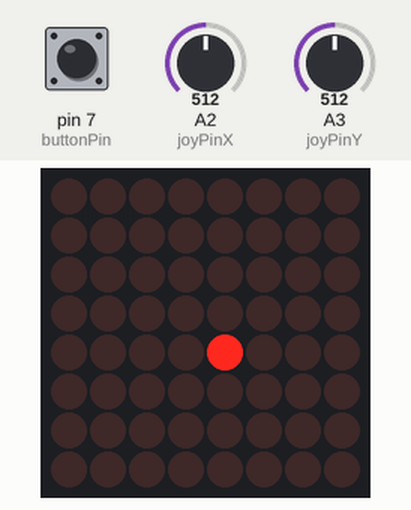
Simulated run of this sketch. Board: Arduino Uno, built with avr-gcc and run on an emulated ATmega328P. Shown: 8×8 LED matrix. The inputs (shaded band) are chosen by the test bench; at power-on: A2 (joyPinX) = 512, A3 (joyPinY) = 512, pin 7 (buttonPin) HIGH.

Above: at 1.2 s.
1.3 s: A2 (joyPinX) set to 716
At 1.9 s:
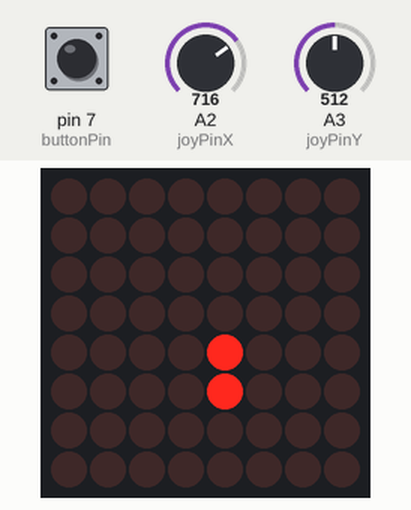
2.8 s: A3 (joyPinY) set to 716
At 3.1 s:
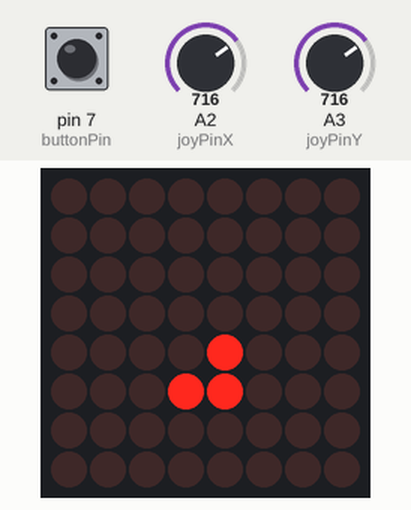
4.3 s: pin 7 (buttonPin) pulled LOW for 0.15 s
At 5.5 s:
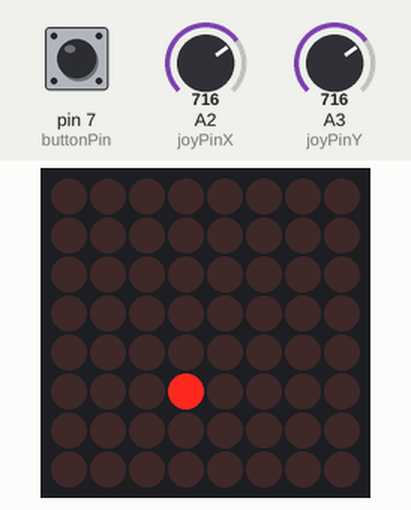
5.9 s: A2 (joyPinX) set to 900
At 6.7 s:
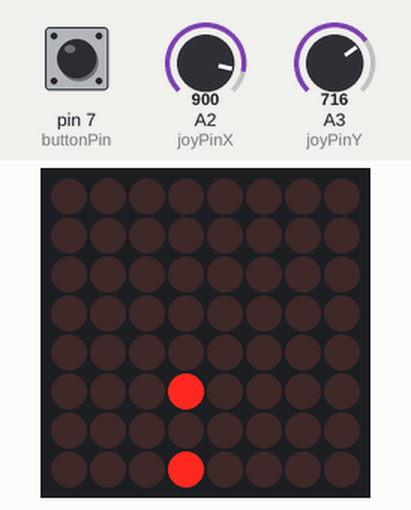
7.4 s: A3 (joyPinY) set to 900
At 7.9 s:
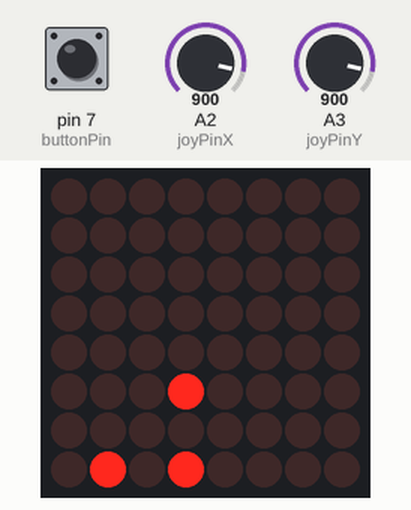
8.9 s: pin 7 (buttonPin) pulled LOW for 1 s
At 10.3 s:
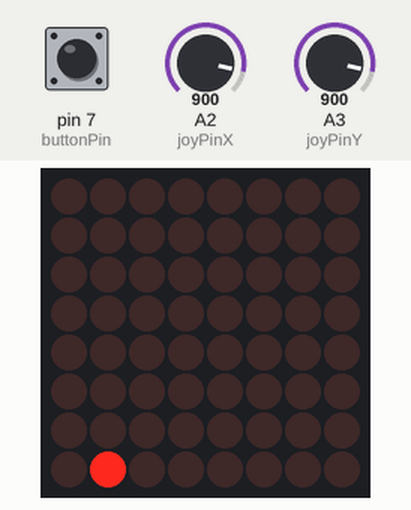
Timing chart, 0 to 11.9 s (numbered marks = the images above; inputs shaded):
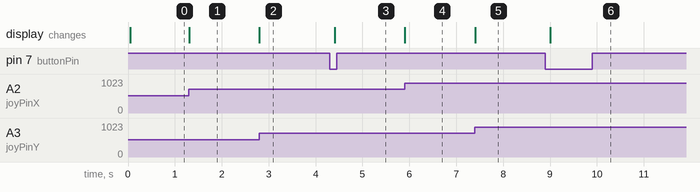

The sketch:

MatrixDemo_pennies.ino
```cpp
//We always have to include the library
#include "LedControl.h"

typedef enum {
  WRITE_MODE,
  ERASE_MODE
} w_e_enum;

/*
  Now we need a LedControl to work with.
 ***** These pin numbers will probably not work with your hardware *****
  pin 2 (12) is connected to the DataIn
  pin 3 (11) is connected to the CLK
  pin 4 (10) is connected to LOAD
  We have only a single MAX72XX.
*/
LedControl lc = LedControl(2, 3, 4, 1);

// we always wait a bit between updates of the display
unsigned long delaytime = 100;
unsigned long pM_0 = 0;
unsigned long pM_1 = 0;

// debounce
const byte buttonPin = 7;
int buttonState;             // the current reading from the input pin
int lastButtonState = HIGH;   // the previous reading from the input pin

boolean write_erase = WRITE_MODE;
// the following variables are unsigned long's because the time, measured in miliseconds,
// will quickly become a bigger number than can't be stored in an int.
unsigned long lastDebounceTime = 0;  // the last time the output pin was toggled
unsigned long debounceDelay = 50;    // the debounce time; increase if the output flickers

const byte joyPinX = A2;
const byte joyPinY = A3;

int lastX = 9;
int lastY = 9;

void setup()
{
  pinMode(buttonPin, INPUT_PULLUP);
  // The MAX72XX is in power-saving mode on startup, we have to do a wakeup call
  lc.shutdown(0, false);
  // Set the brightness to a medium values
  lc.setIntensity(0, 8);
  // and clear the display
  lc.clearDisplay(0);
}

void loop()
{
  unsigned long cM = millis();
  // x and y have to be in the range of 0 - 7
  int x, y;

  //  rows();
  //  columns();
  //  single();
  /*

    y   +-----------------+
    y   |A       B       C|
    y   |                 |
    y   |                 |
    y   |D       E       F|
    y   |                 |
    y   |                 |
    y   |                 |
    y   |G       H       I|
    y   +-----------------+
       xxxxxxxxxxxxxxxxxxx

          7 6 5 4 3 2 1 0
         0               0
         1               1
         2               2
         3               3
         4               4
         5               5
         6               6
         7               7
          7 6 5 4 3 2 1 0

           X, Y
       A = 7, 0
       B = 4, 0 or 3, 0
       C = 0, 0
       D = 4, 7 or 3, 7
       E = 4, 4; 4, 3; 3, 3; 3, 4
       F = 0, 3 or 0, 4
       G = 7, 7
       H = 4, 7 or 3, 7
       I = 0, 7
  */
  x = map(analogRead(joyPinX), 1023, 0, 7, 0);
  y = map(analogRead(joyPinY), 0, 1023, 7, 0);
  if (cM - pM_1 >= 50)
  {
    pM_1 = cM;
    if ((x != lastX) || (y != lastY))
    {
      if (x != lastX)
        lastX = x;
      if (y != lastY)
        lastY = y;
      GridClear(lastY, lastX);
    }
    // either clear the whole display or toggle gridmark to grid erase
    int buttonReading = digitalRead(buttonPin);
    if (buttonReading != lastButtonState)
      lastDebounceTime = millis();
    if ((millis() - lastDebounceTime) > debounceDelay)
    {
      if (buttonReading != buttonState)
      {
        buttonState = buttonReading;
        if (buttonState == LOW)
          lc.clearDisplay(0);
        //write_erase = !write_erase;
      }
    }
    lastButtonState = buttonReading;
    //if (write_erase == WRITE_MODE)
    GridMark(y, x);
    /*else
      {
      //lc.clearDisplay(0);
      GridClear(y, x);
      }*/
  }

}

/*
  This function lights up a some Leds in a row.
  The pattern will be repeated on every row.
  The pattern will blink along with the row-number.
  row number 4 (index==3) will blink 4 times etc.
*/
void rows()
{
  for (int row = 0; row < 8; row++)
  {
    delay(delaytime);
    lc.setRow(0, row, B10100000);
    delay(delaytime);
    lc.setRow(0, row, (byte)0);
    for (int i = 0; i < row; i++)
    {
      delay(delaytime);
      lc.setRow(0, row, B10100000);
      delay(delaytime);
      lc.setRow(0, row, (byte)0);
    }
  }
}

/*
  This function lights up a some Leds in a column.
  The pattern will be repeated on every column.
  The pattern will blink along with the column-number.
  column number 4 (index==3) will blink 4 times etc.
*/
void columns()
{
  for (int col = 0; col < 8; col++)
  {
    delay(delaytime);
    lc.setColumn(0, col, B10100000);
    delay(delaytime);
    lc.setColumn(0, col, (byte)0);
    for (int i = 0; i < col; i++)
    {
      delay(delaytime);
      lc.setColumn(0, col, B10100000);
      delay(delaytime);
      lc.setColumn(0, col, (byte)0);
    }
  }
}

/*
  This function will light up every Led on the matrix.
  The led will blink along with the row-number.
  row number 4 (index==3) will blink 4 times etc.
*/
void single()
{
  for (int row = 0; row < 8; row++)
  {
    for (int col = 0; col < 8; col++)
    {
      delay(delaytime);
      lc.setLed(0, row, col, true);
      delay(delaytime);
      for (int i = 0; i < col; i++)
      {
        lc.setLed(0, row, col, false);
        delay(delaytime);
        lc.setLed(0, row, col, true);
        delay(delaytime);
      }
    }
  }
}


void GridMark(int x, int y)
{
  lc.setLed(0, y, x, true);
}

void GridClear(int x, int y)
{
  lc.setLed(0, y, x, false);
}
```

Measured:
- after the input at 1.3 s, the display: changes at once (image 1)
- after the input at 2.8 s, the display: changes at once (image 2)
- after the input at 4.3 s, the display: changes after 0.10 s (image 3)
- after the input at 5.9 s, the display: changes at once (image 4)
- after the input at 7.4 s, the display: changes at once (image 5)
- after the input at 8.9 s, the display: changes after 0.11 s (image 6)
